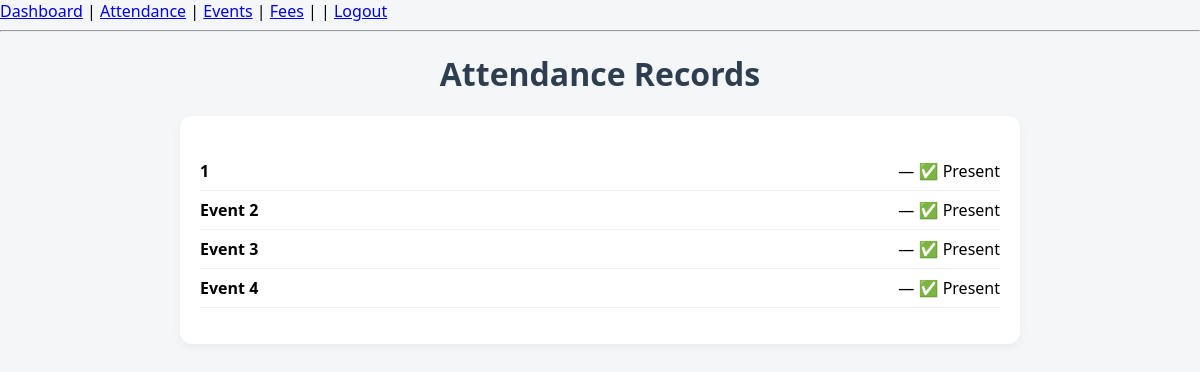
The app's page /attendance/ (signed in) with its own data.
### core/models.py (models this page shows, shortened)
class Attendance(models.Model):
    user = models.ForeignKey(User, on_delete=models.CASCADE)
    event = models.ForeignKey(Event, on_delete=models.CASCADE)
    attended = models.BooleanField(default=False)
    timestamp = models.DateTimeField(auto_now_add=True)
    class Meta:
        unique_together = ('user', 'event')

class Event(models.Model):
    STATUS_CHOICES=[
        ('ongoing', 'Ongoing'),
        ('done', 'Done'),
        ('postponed', 'Postponed'),
    ]
    title = models.CharField(max_length=200)
    description = models.TextField()
    date = models.DateTimeField()
    location = models.CharField(max_length=100, blank=True)
    image = models.ImageField(upload_to='event_images/', null=True, blank=True)
    status = models.CharField(
        max_length=100,
        choices=STATUS_CHOICES,
        blank=True,
        null=True,
    )

### core/views.py (the view)
# urls.py: path('attendance/', views.attendance, name='attendance'),
@login_required(login_url='login')
def attendance(request):
    if request.user.is_staff:
        records = Attendance.objects.select_related('user', 'event').order_by('event__date')
        grouped_records = defaultdict(list)
        for record in records:
            grouped_records[record.event].append(record)
        context = {
            'grouped_records': grouped_records.items(),
            'is_admin': True
        }
    else:
        records = Attendance.objects.filter(user=request.user).select_related('event').order_by('event__date')
        context = {
            'records': records,
            'is_admin': False
        }
    return render(request, 'core/attendance.html', context)

### core/templates/core/attendance.html
{% extends 'core/base.html' %}
{% load static %}
{% block content %}
<h1 class="dashboard-title">Attendance Records</h1>
<div class="card">
    {% if is_admin %}
        <a href="{% url 'attendance_mark' %}" class="btn">➕ Mark Attendance</a>
        <ul class="attendance">
            {% for event, records in grouped_records %}
                <li><h3>{{ event.title }} ({{ event.date|date:"F d, Y" }})</h3>
                    <ul>
                        {% for record in records %}
                            <li>
                                <strong>{{ record.user.username }}</strong> —
                                {% if record.attended %}
                                    ✅ Present
                                {% else %}
                                    ❌ Absent
                                {% endif %}
                                <a href="{% url 'attendance_edit' record.pk %}" class="btn btn-sm">✏️ Edit</a>
                                <a href="{% url 'attendance_delete' record.pk %}" class="btn btn-sm btn-danger">🗑️ Delete</a>
                            </li>
                        {% endfor %}
                    </ul>
                </li>
            {% endfor %}
        </ul>
    {% else %}
        <ul class="attendance">
            {% for record in records %}
                <li>
                    <strong>{{ record.event.title }}</strong> —
                    {% if record.attended %}
                        ✅ Present
                    {% else %}
                        ❌ Absent
                    {% endif %}
                </li>
            {% empty %}
                <li>No attendance records found.</li>
            {% endfor %}
        </ul>
    {% endif %}
</div>
{% endblock %}

### core/static/css/style.css (style rules this page uses)
body { font-family: 'Segoe UI', sans-serif; background: #f4f6f8; margin: 0; padding: 0; }
.dashboard-title { text-align: center; margin-top: 20px; color: #2c3e50; }
.card { background-color: white; margin: 20px auto; padding: 20px; border-radius: 12px; box-shadow: 0 3px 10px rgba(0,0,0,0.05); max-width: 800px; }
.card ul { list-style: none; padding-left: 0; }
.card li { padding: 10px 0; border-bottom: 1px solid #f0f0f0; }
.attendance { list-style: none; padding-left: 0; }
.attendance li { padding: 8px 0; border-bottom: 1px solid #f0f0f0; display: flex; justify-content: space-between; }

### records on screen
Attendance: event "1", attended "✅ Present"
Attendance: event "Event 2", attended "✅ Present"
Attendance: event "Event 3", attended "✅ Present"
Attendance: event "Event 4", attended "✅ Present"
